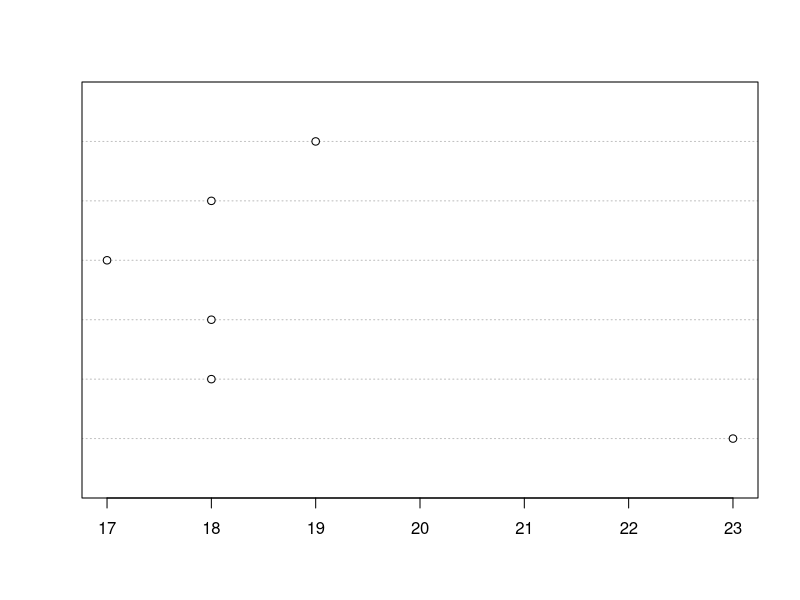
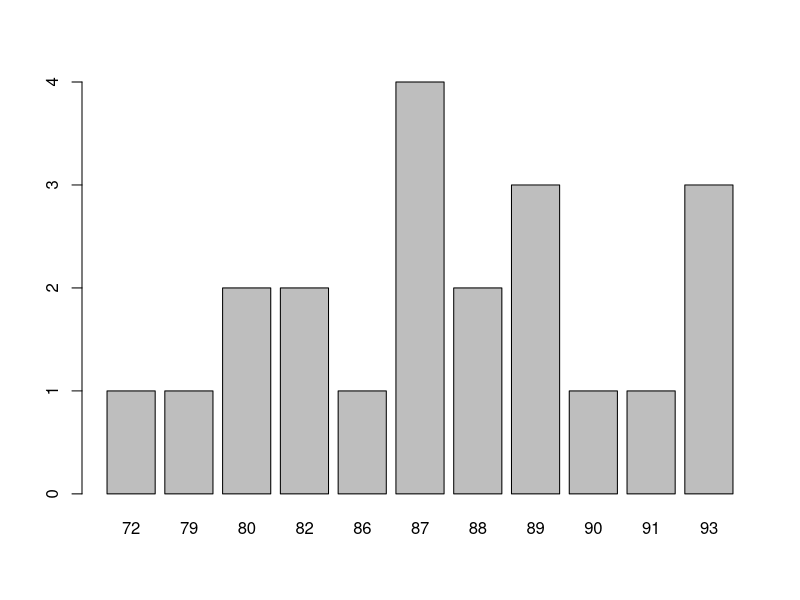
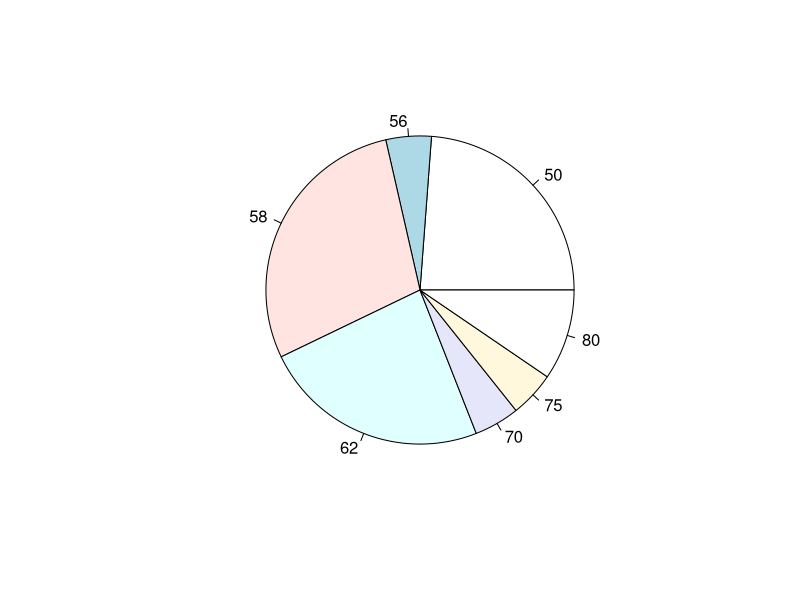
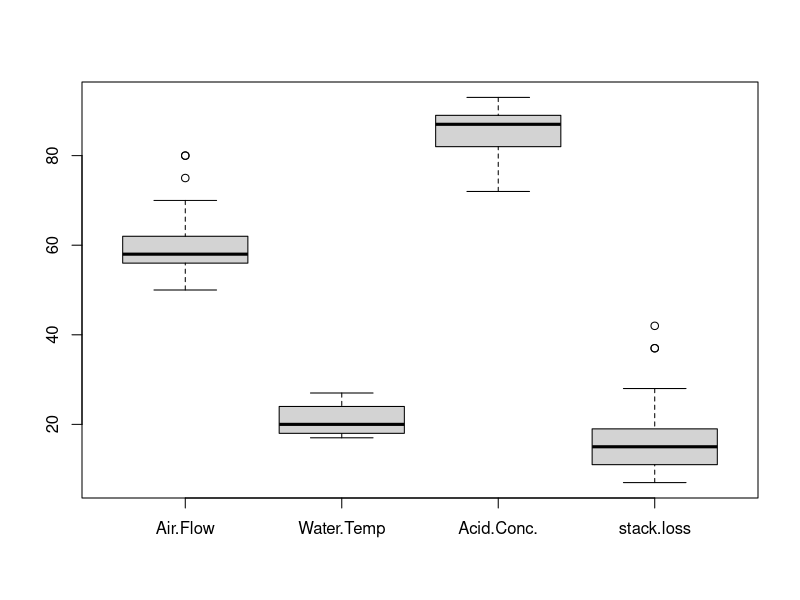
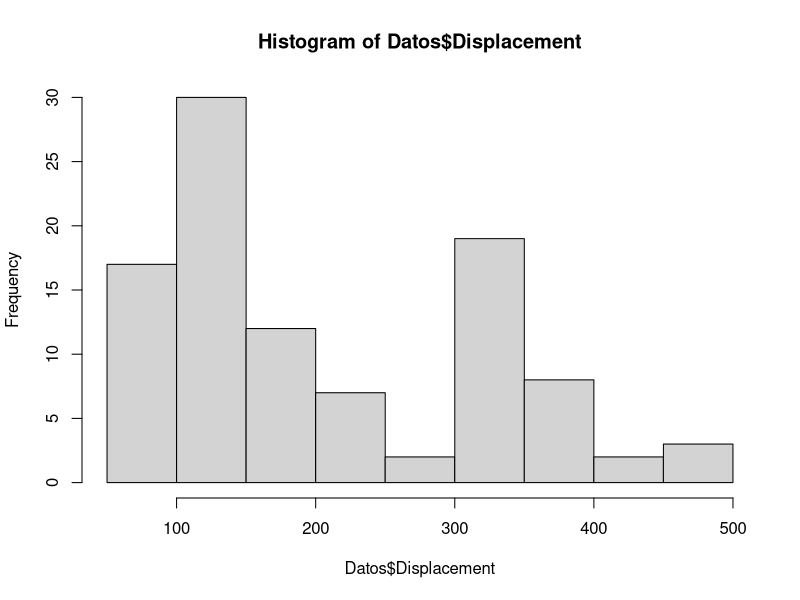
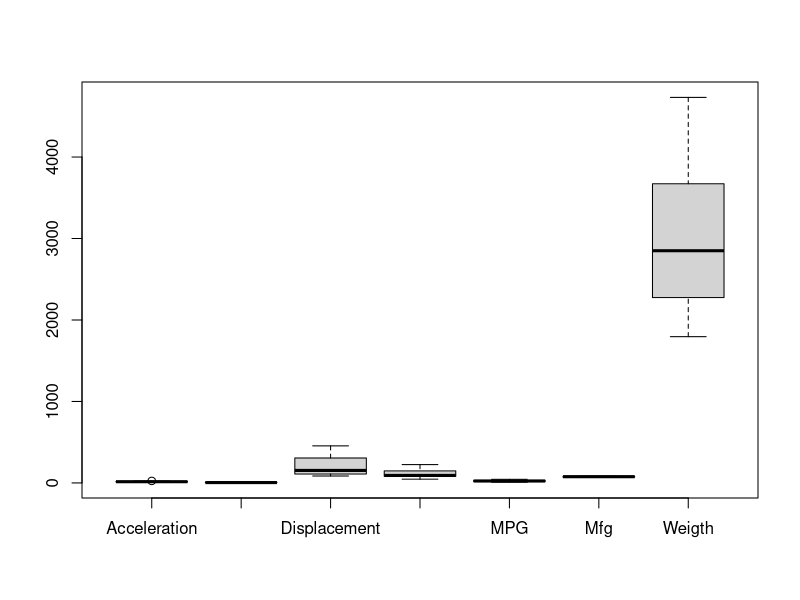
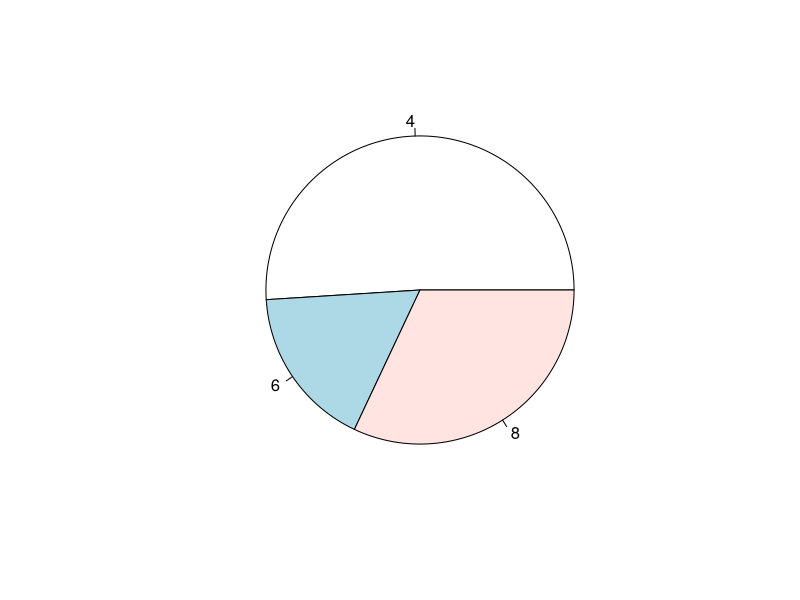

The R script that drew these images, in order:
#Ejercicio 1
data(stackloss) 

head(stackloss)

stackloss$Air.Flow[5]

dim(stackloss)

dim(stackloss)

help(stackloss)

ni <- table(stackloss$Air.Flow)
fi <- table(stackloss$Air.Flow)/length(stackloss$Air.Flow)
Ni <- cumsum(ni)
Fi <- cumsum(fi)
Tabla_Frec = cbind(ni,fi,Ni,Fi); Tabla_Frec


stem(stackloss$Air.Flow)


Temp <- stackloss$Water.Temp[stackloss$Air.Flow==58]
dotchart(Temp)

barplot(table(stackloss$Acid.Conc.))

pie(table(stackloss$Air.Flow))

bp = boxplot(stackloss)

mean(stackloss$Air.Flow)

median(stackloss$Water.Temp)

quantile(stackloss$Acid.Conc.,0.25)

quantile(stackloss$stack.loss,0.18)

IQR(stackloss$Water.Temp)

sd(stackloss$Acid.Conc.)

var(stackloss$Air.Flow)

# Ejercicio 2

Datos = read.table("DatosCoches.txt",header=TRUE, sep="\t",dec=".")
head(Datos)

dim(Datos)

dim(Datos)

ni <- table(Datos$Origin)
fi <- table(Datos$Origin)/length(Datos$Origin)
Tabla_Frec = cbind(ni,fi); Tabla_Frec

breaks <- seq(8,27,by=3); breaks

Acel.grp <- cut(Datos$Acceleration, breaks, right=FALSE)#
ni <- table(Acel.grp)
fi <- table(Acel.grp)/length(Acel.grp)
Ni <- cumsum(ni)
Fi <- cumsum(fi)
Tabla_Frec_grp = cbind(ni,fi,Ni,Fi); Tabla_Frec_grp

mpg <- na.omit(Datos$MPG)
breaks <- seq(5,45,by=10); breaks

mpg.grp <- cut(mpg, breaks, right=TRUE)#
ni <- table(mpg.grp)
fi <- table(mpg.grp)/length(mpg.grp)
Ni <- cumsum(ni)
Fi <- cumsum(fi)
Tabla_Frec_grp <- cbind(ni,fi,Ni,Fi) 
Tabla_Frec_grp

new_breaks <- seq(50,500,by=50)
h2.wind <- hist(Datos$Displacement,breaks=new_breaks)


h2.wind$counts[4]

boxplot(Datos[-c(1,2)])

mean(Datos$MPG[Datos$Origin=="USA"],na.rm = TRUE)

median(Datos$Weigth[Datos$Cylinders==8],na.rm = TRUE)

quantile(Datos$Displacement,0.25)

hp <- na.omit(Datos$Horsepower)
sd.hp.sin <- sqrt((length(hp)-1)/length(hp))*sd(hp)

pie(table(Datos$Cylinders))
